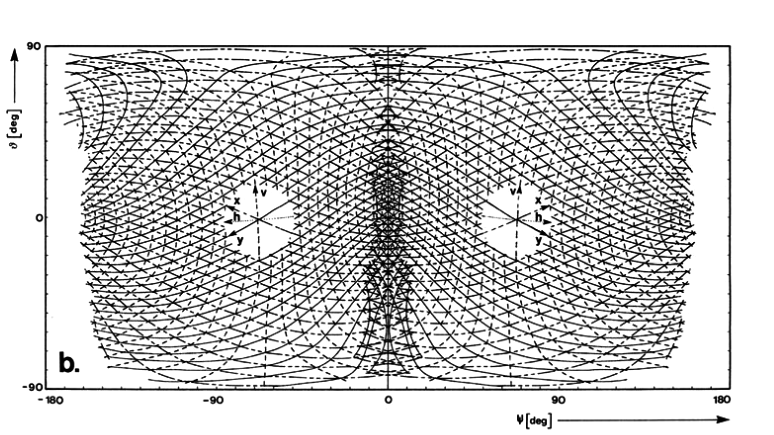
#> input picture biological_data/drosophila/drosophila_Heisenberg_and_Wolf_1984.png, 1548 x 870 px, found by its file name (shown at 1/2 size); the run also reads 1 picture not shown here
$ python reproduce_plots.py
#> lines starting #> are read from the running program, lines starting #| are printed output that depends on the picture
import numpy as np
import matplotlib
import matplotlib.pyplot as plt
import matplotlib.image as mpimg
matplotlib.use('QtAgg')

plot_1 = False
plot_2 = True
plot_1_all_lines = False

background_image = 'biological_data/drosophila/drosophila_Heisenberg_and_Wolf_1984.png'
overlay_image = 'biological_data/drosophila/overlay.png'

crop_pixels_top = 92
crop_pixels_bottom = 92
crop_pixels_left = 91
crop_pixels_right = 88

# -----------------------------------------------------------------------------


def spherical_to_opengl(lon_deg, lat_deg):
    """Converts spherical coordinates to 3D Cartesian (OpenGL)."""
    lon_rad, lat_rad = np.deg2rad(lon_deg), np.deg2rad(lat_deg)
    x = np.cos(lat_rad) * np.sin(lon_rad)
    y = np.sin(lat_rad)
    z = -np.cos(lat_rad) * np.cos(lon_rad)
    return np.array([x, y, z])


def opengl_to_spherical(x, y, z):
    """Converts 3D Cartesian (OpenGL) to spherical coordinates."""
    x, y, z = np.asarray(x), np.asarray(y), np.asarray(z)
    r = np.sqrt(x ** 2 + y ** 2 + z ** 2)
    r[r == 0] = 1e-9
    lat_deg = np.rad2deg(np.arcsin(y / r))
    lon_deg = np.rad2deg(np.arctan2(x, -z))
    return lon_deg, lat_deg


def equatorial_stereographic_projection(lon_deg, lat_deg, center_lon_deg):
    lon_rad, lat_rad = np.deg2rad(lon_deg), np.deg2rad(lat_deg)
    lon0_rad, lat0_rad = np.deg2rad(center_lon_deg), np.deg2rad(0)
    cos_lat, cos_d_lon = np.cos(lat_rad), np.cos(lon_rad - lon0_rad)
    k = 2.0 / (1.0 + np.cos(lat0_rad) * cos_lat * cos_d_lon + np.sin(lat0_rad) * np.sin(lat_rad))
    if isinstance(k, np.ndarray):
        k[k < 0] = np.nan
    elif k < 0:
        k = np.nan
    x = k * cos_lat * np.sin(lon_rad - lon0_rad)
    y = k * (np.cos(lat0_rad) * np.sin(lat_rad) - np.sin(lat0_rad) * cos_lat * cos_d_lon)
    return x, y


def generate_small_circle(plane_normal, angular_offset_deg, num_points=400):
    """Generates the 3D points for a small circle on the unit sphere."""
    offset_rad = np.deg2rad(angular_offset_deg)
    d = np.sin(offset_rad)
    r = np.cos(offset_rad)
    circle_center = d * plane_normal
    z_axis = np.array([0, 0, 1])
    if np.abs(np.dot(plane_normal, z_axis)) > 0.99:
        z_axis = np.array([1, 0, 0])
    u_vec = np.cross(plane_normal, z_axis)
    u_vec /= np.linalg.norm(u_vec)
    w_vec = np.cross(plane_normal, u_vec)
    theta = np.linspace(0, 2 * np.pi, num_points)
    points = (circle_center[:, np.newaxis] +
              r * np.cos(theta) * u_vec[:, np.newaxis] +
              r * np.sin(theta) * w_vec[:, np.newaxis])
    return points

def centered_linspace(maxval, inc=1):
    x = np.arange(inc, maxval, inc)
    if x[-1] != maxval:
        x = np.r_[x, maxval]
    return np.r_[-x[::-1], 0, x]

# -----------------------------------------------------------------------------
# ORIGIN AND AXIS DIRECTIONS
# -----------------------------------------------------------------------------

# These values come from the 1984 graph
grid_origin_lon = -68.144360022
grid_origin_lat = -1.1835184140

nb_x_lines = 33
nb_y_lines = 32
nb_v_lines = 29

angle_x = np.radians(-23)
angle_y = np.radians(31.6)
angle_v = np.radians(-87.2)

dir_x = np.array([np.cos(angle_x), np.sin(angle_x)])
dir_y = np.array([np.cos(angle_y), np.sin(angle_y)])
dir_v = np.array([np.cos(angle_v), np.sin(angle_v)])

# 3D geometry
p_origin_3d = spherical_to_opengl(grid_origin_lon, grid_origin_lat)

lon_rad, lat_rad = np.deg2rad(grid_origin_lon), np.deg2rad(grid_origin_lat)
h_vec_3d = np.array([np.cos(lat_rad) * np.cos(lon_rad), 0, np.cos(lat_rad) * np.sin(lon_rad)])
v_vec_3d = np.array([-np.sin(lat_rad) * np.sin(lon_rad), np.cos(lat_rad), np.sin(lat_rad) * np.cos(lon_rad)])

v_axis_3d = (dir_v[0] * h_vec_3d + dir_v[1] * v_vec_3d)
x_axis_3d = (dir_x[0] * h_vec_3d + dir_x[1] * v_vec_3d)
y_axis_3d = (dir_y[0] * h_vec_3d + dir_y[1] * v_vec_3d)

N_v = np.cross(p_origin_3d, v_axis_3d)
N_v /= np.linalg.norm(N_v)
N_x = np.cross(p_origin_3d, x_axis_3d)
N_x /= np.linalg.norm(N_x)
N_y = np.cross(p_origin_3d, y_axis_3d)
N_y /= np.linalg.norm(N_y)

# Generate grid
all_grid_curves_stereo = []
x_step = 5
y_step = 5
v_step = 6

grid_x_offsets = centered_linspace(90, x_step)
grid_y_offsets = centered_linspace(90, y_step)
grid_v_offsets = centered_linspace(90, v_step)

# Determine the offsets for the stereographic plot based on the user's choice
if not plot_1_all_lines:
    grid_x_offsets_plot_1 = grid_y_offsets_plot_1 = grid_v_offsets_plot_1 = [0.0]
else:
    grid_x_offsets_plot_1 = grid_x_offsets
    grid_y_offsets_plot_1 = grid_y_offsets
    grid_v_offsets_plot_1 = grid_v_offsets


axis_colors = ['#ff60b3', '#00FF9B', '#FFC400']

# Generate curves for the first plot
for normal, color, offsets in zip([N_x, N_y, N_v], axis_colors, [grid_x_offsets_plot_1, grid_y_offsets_plot_1, grid_v_offsets_plot_1]):
    for offset in offsets:
        curve_3d = generate_small_circle(normal, offset)
        lon, lat = opengl_to_spherical(curve_3d[0], curve_3d[1], curve_3d[2])
        all_grid_curves_stereo.append({'lon': lon, 'lat': lat, 'color': color})

# Generate the full set of curves for the second plot
all_grid_curves_cartesian = []
for normal, color, offsets in zip([N_x, N_y, N_v], axis_colors, [grid_x_offsets, grid_y_offsets, grid_v_offsets]):
    for offset in offsets:
        curve_3d = generate_small_circle(normal, offset)
        lon, lat = opengl_to_spherical(curve_3d[0], curve_3d[1], curve_3d[2])
        all_grid_curves_cartesian.append({'lon': lon, 'lat': lat, 'color': color})

# Plotting
if plot_1:
    stereo_center_lon = -90.0

    fig, ax = plt.subplots(1, 1, figsize=(10, 10))

    # Subplot 1: Equatorial Stereographic Projection
    ax.set_title("Stereographic Projection", fontsize=16)

    for lat in np.arange(-80, 81, 10):
        lons = np.linspace(-180, 0, 200)
        x, y = equatorial_stereographic_projection(lons, lat, stereo_center_lon)
        ax.plot(x, y, color='black', linewidth=1)

    for lon in np.arange(-180, 1, 10):
        lats = np.linspace(-90, 90, 200)
        x, y = equatorial_stereographic_projection(lon, lats, stereo_center_lon)
        ax.plot(x, y, color='black', linewidth=1)

    boundary_lons = np.concatenate([np.full(100, 0), np.full(100, -180)])
    boundary_lats = np.concatenate([np.linspace(-90, 90, 100), np.linspace(90, -90, 100)])
    bx, by = equatorial_stereographic_projection(boundary_lons, boundary_lats, stereo_center_lon)
    ax.plot(bx, by, color='black', linewidth=1.5)

    # Text labels
    for lat in np.arange(-80, 81, 20):
        lx, ly = equatorial_stereographic_projection(5, lat, stereo_center_lon)
        ax.text(lx, ly, f'{lat}', rotation=lat, ha='left', va='center', fontweight='bold', fontsize=12)

    for lon in [180, 170]:
        lx, ly = equatorial_stereographic_projection(lon, 180, stereo_center_lon)
        ax.text(lx - 0.02, ly -0.05, f'{lon}', ha='right', va='center', fontweight='bold', fontsize=10)

    # Plot colored grid lines (either full or single) with clipping
    for curve in all_grid_curves_stereo:
        lon_clipped, lat_clipped = curve['lon'].copy(), curve['lat'].copy()
        lon_clipped[(lon_clipped < -185) | (lon_clipped > 5)] = np.nan
        lat_clipped[(lat_clipped < -95) | (lat_clipped > 95)] = np.nan
        proj_x, proj_y = equatorial_stereographic_projection(lon_clipped, lat_clipped, stereo_center_lon)
        ax.plot(proj_x, proj_y, color=curve['color'], lw=1.5, alpha=0.9)

    ax.set_aspect('equal')
    ax.set_xlim(-2.5, 2.5)
    ax.set_ylim(-2.5, 2.5)
    ax.axis('off')

    plt.show()

if plot_2:
    fig, ax = plt.subplots(1, 1, figsize=(20, 10))

    # Subplot 2: Cartesian projection
    ax.set_title("Cartesian (Equirectangular) Projection", fontsize=16)

    # Display the background image
    try:
        img = mpimg.imread(background_image)
#> img is the input picture: shape (870, 1548, 3) float32; min 0, max 1, mean 0.809
        height, width, _ = img.shape
#> height = 870; width = 1548
        img_cropped = img[crop_pixels_top:height - crop_pixels_bottom, crop_pixels_left:width - crop_pixels_right, :]
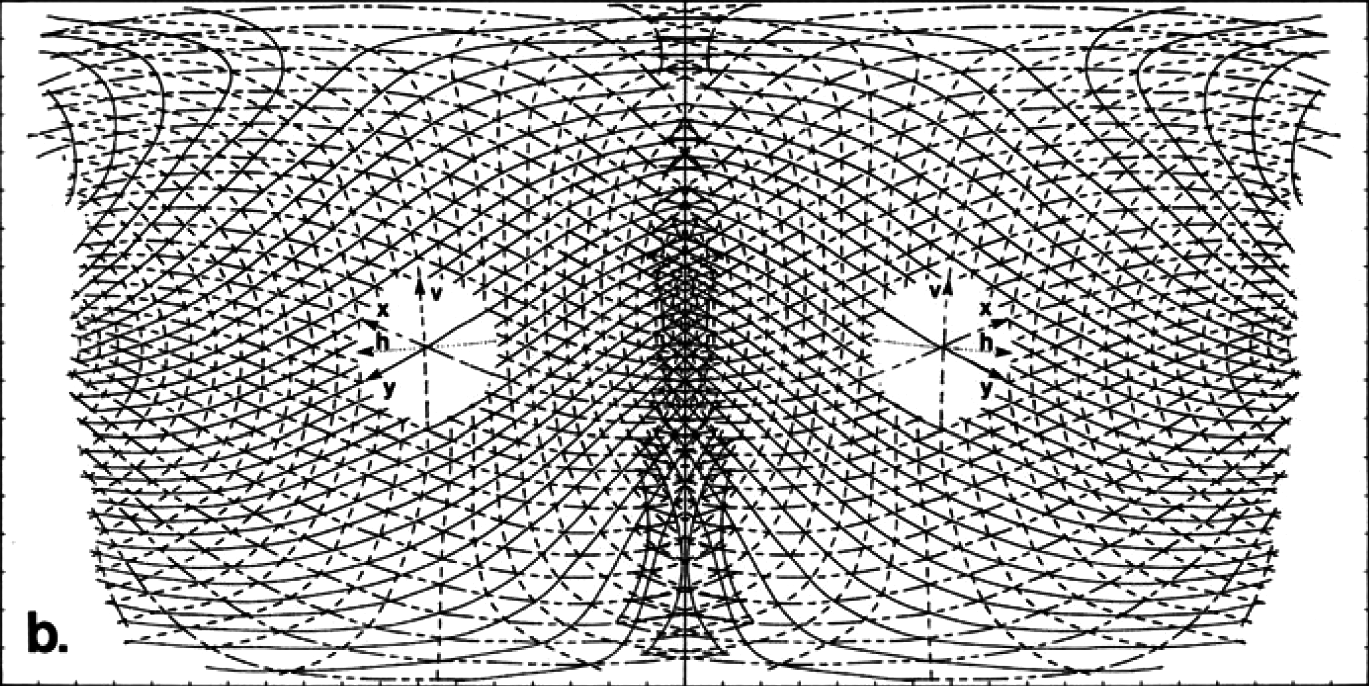
#> img_cropped: shape (686, 1369, 3) float32; min 0, max 1, mean 0.74
        ax.imshow(img_cropped, extent=[-180, 180, -90, 90], aspect='auto', zorder=0)
    except FileNotFoundError:
        print(f"Warning: Background image not found at '{background_image}'. Plotting without it.")

    # Plot the colored grid lines
    for curve in all_grid_curves_cartesian:
        lon_clipped, lat_clipped = curve['lon'].copy(), curve['lat'].copy()
        lon_clipped[(lon_clipped < -180) | (lon_clipped > 0)] = np.nan
        lat_clipped[np.isnan(lon_clipped)] = np.nan
        ax.plot(lon_clipped, lat_clipped, color=curve['color'], lw=1.5, alpha=0.9, zorder=2)

    # Display the overlay image
    if overlay_image:
        try:
            overlay_img = mpimg.imread(overlay_image)
            height, width, _ = overlay_img.shape
            overlay_img_cropped = overlay_img[crop_pixels_top:height - crop_pixels_bottom, crop_pixels_left:width - crop_pixels_right, :]

            ax.imshow(overlay_img, extent=[-180, 180, -90, 90], aspect='auto',
                       alpha=1.0, zorder=3)
        except FileNotFoundError:
            print(f"Warning: Overlay image not found at '{overlay_image}'. Skipping overlay.")

    # Plot markers on top of everything
    ax.scatter(grid_origin_lon, grid_origin_lat, color='k', zorder=5)

    ax.set_xlim(-180, 180)
    ax.set_ylim(-90, 90)

    ax.set_xlabel("Longitude (ψ) [degrees]", fontsize=12)
    ax.set_ylabel("Latitude (ϑ) [degrees]", fontsize=12)

    ax.set_xticks(np.arange(-180, 181, 20))
    ax.set_yticks(np.arange(-90, 91, 10))
    ax.grid(True, linestyle='--', alpha=0.6)
    ax.set_aspect('equal', adjustable='box')

    plt.show()
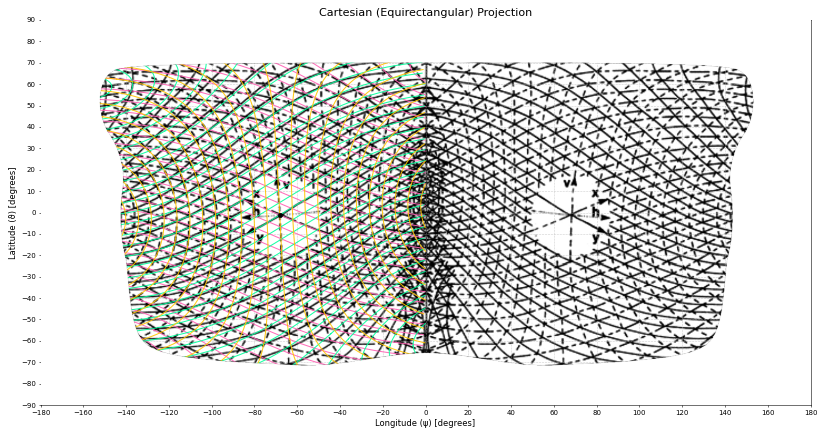
#> figure drawn by matplotlib, 1 panel
